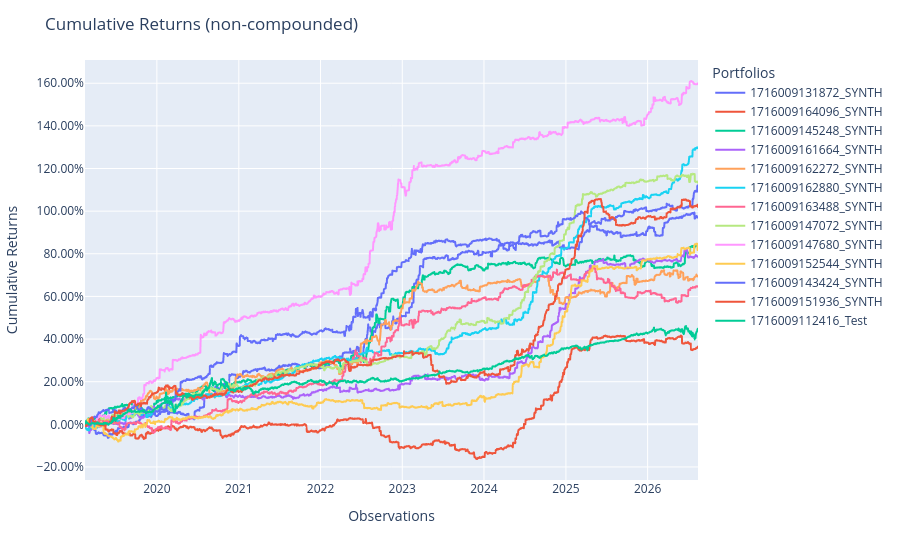

The notebook cell saved with this chart:
### Code cell
Population([synth_portfolios[str(i)] for i in range(1, 13)]+[test_portfolios]).plot_cumulative_returns()

### Figure 1 — Plotly figure (JSON) as saved in the notebook; plotly's stock layout.template omitted (floating-point values rounded to 4 significant figures; data arrays with more than 128 entries replaced by an {"elided": "..."} marker saying what was removed)
{"data": [{"hovertemplate": "variable=1716009131872_SYNTH<br>index=%{x}<br>value=%{y}<extra></extra>", "legendgroup": "1716009131872_SYNTH", "line": {"color": "#636efa", "dash": "solid"}, "marker": {"symbol": "circle"}, "mode": "lines", "name": "1716009131872_SYNTH", "showlegend": true, "type": "scattergl", "x": {"elided": "1822 str values"}, "xaxis": "x", "y": {"elided": "1822 float values"}, "yaxis": "y"}, {"hovertemplate": "variable=1716009164096_SYNTH<br>index=%{x}<br>value=%{y}<extra></extra>", "legendgroup": "1716009164096_SYNTH", "line": {"color": "#EF553B", "dash": "solid"}, "marker": {"symbol": "circle"}, "mode": "lines", "name": "1716009164096_SYNTH", "showlegend": true, "type": "scattergl", "x": {"elided": "1822 str values"}, "xaxis": "x", "y": {"elided": "1822 float values"}, "yaxis": "y"}, {"hovertemplate": "variable=1716009145248_SYNTH<br>index=%{x}<br>value=%{y}<extra></extra>", "legendgroup": "1716009145248_SYNTH", "line": {"color": "#00cc96", "dash": "solid"}, "marker": {"symbol": "circle"}, "mode": "lines", "name": "1716009145248_SYNTH", "showlegend": true, "type": "scattergl", "x": {"elided": "1822 str values"}, "xaxis": "x", "y": {"elided": "1822 float values"}, "yaxis": "y"}, {"hovertemplate": "variable=1716009161664_SYNTH<br>index=%{x}<br>value=%{y}<extra></extra>", "legendgroup": "1716009161664_SYNTH", "line": {"color": "#ab63fa", "dash": "solid"}, "marker": {"symbol": "circle"}, "mode": "lines", "name": "1716009161664_SYNTH", "showlegend": true, "type": "scattergl", "x": {"elided": "1822 str values"}, "xaxis": "x", "y": {"elided": "1822 float values"}, "yaxis": "y"}, {"hovertemplate": "variable=1716009162272_SYNTH<br>index=%{x}<br>value=%{y}<extra></extra>", "legendgroup": "1716009162272_SYNTH", "line": {"color": "#FFA15A", "dash": "solid"}, "marker": {"symbol": "circle"}, "mode": "lines", "name": "1716009162272_SYNTH", "showlegend": true, "type": "scattergl", "x": {"elided": "1822 str values"}, "xaxis": "x", "y": {"elided": "1822 float values"}, "yaxis": "y"}, {"hovertemplate": "variable=1716009162880_SYNTH<br>index=%{x}<br>value=%{y}<extra></extra>", "legendgroup": "1716009162880_SYNTH", "line": {"color": "#19d3f3", "dash": "solid"}, "marker": {"symbol": "circle"}, "mode": "lines", "name": "1716009162880_SYNTH", "showlegend": true, "type": "scattergl", "x": {"elided": "1822 str values"}, "xaxis": "x", "y": {"elided": "1822 float values"}, "yaxis": "y"}, {"hovertemplate": "variable=1716009163488_SYNTH<br>index=%{x}<br>value=%{y}<extra></extra>", "legendgroup": "1716009163488_SYNTH", "line": {"color": "#FF6692", "dash": "solid"}, "marker": {"symbol": "circle"}, "mode": "lines", "name": "1716009163488_SYNTH", "showlegend": true, "type": "scattergl", "x": {"elided": "1822 str values"}, "xaxis": "x", "y": {"elided": "1822 float values"}, "yaxis": "y"}, {"hovertemplate": "variable=1716009147072_SYNTH<br>index=%{x}<br>value=%{y}<extra></extra>", "legendgroup": "1716009147072_SYNTH", "line": {"color": "#B6E880", "dash": "solid"}, "marker": {"symbol": "circle"}, "mode": "lines", "name": "1716009147072_SYNTH", "showlegend": true, "type": "scattergl", "x": {"elided": "1822 str values"}, "xaxis": "x", "y": {"elided": "1822 float values"}, "yaxis": "y"}, {"hovertemplate": "variable=1716009147680_SYNTH<br>index=%{x}<br>value=%{y}<extra></extra>", "legendgroup": "1716009147680_SYNTH", "line": {"color": "#FF97FF", "dash": "solid"}, "marker": {"symbol": "circle"}, "mode": "lines", "name": "1716009147680_SYNTH", "showlegend": true, "type": "scattergl", "x": {"elided": "1822 str values"}, "xaxis": "x", "y": {"elided": "1822 float values"}, "yaxis": "y"}, {"hovertemplate": "variable=1716009152544_SYNTH<br>index=%{x}<br>value=%{y}<extra></extra>", "legendgroup": "1716009152544_SYNTH", "line": {"color": "#FECB52", "dash": "solid"}, "marker": {"symbol": "circle"}, "mode": "lines", "name": "1716009152544_SYNTH", "showlegend": true, "type": "scattergl", "x": {"elided": "1822 str values"}, "xaxis": "x", "y": {"elided": "1822 float values"}, "yaxis": "y"}, {"hovertemplate": "variable=1716009143424_SYNTH<br>index=%{x}<br>value=%{y}<extra></extra>", "legendgroup": "1716009143424_SYNTH", "line": {"color": "#636efa", "dash": "solid"}, "marker": {"symbol": "circle"}, "mode": "lines", "name": "1716009143424_SYNTH", "showlegend": true, "type": "scattergl", "x": {"elided": "1822 str values"}, "xaxis": "x", "y": {"elided": "1822 float values"}, "yaxis": "y"}, {"hovertemplate": "variable=1716009151936_SYNTH<br>index=%{x}<br>value=%{y}<extra></extra>", "legendgroup": "1716009151936_SYNTH", "line": {"color": "#EF553B", "dash": "solid"}, "marker": {"symbol": "circle"}, "mode": "lines", "name": "1716009151936_SYNTH", "showlegend": true, "type": "scattergl", "x": {"elided": "1822 str values"}, "xaxis": "x", "y": {"elided": "1822 float values"}, "yaxis": "y"}, {"hovertemplate": "variable=1716009112416_Test<br>index=%{x}<br>value=%{y}<extra></extra>", "legendgroup": "1716009112416_Test", "line": {"color": "#00cc96", "dash": "solid"}, "marker": {"symbol": "circle"}, "mode": "lines", "name": "1716009112416_Test", "showlegend": true, "type": "scattergl", "x": {"elided": "1822 str values"}, "xaxis": "x", "y": {"elided": "1822 float values"}, "yaxis": "y"}], "layout": {"legend": {"title": {"text": "Portfolios"}, "tracegroupgap": 0}, "margin": {"t": 60}, "title": {"text": "Cumulative Returns (non-compounded)"}, "xaxis": {"anchor": "y", "domain": [0, 1], "title": {"text": "Observations"}}, "yaxis": {"anchor": "x", "domain": [0, 1], "tickformat": ".2%", "title": {"text": "Cumulative Returns"}}}}
